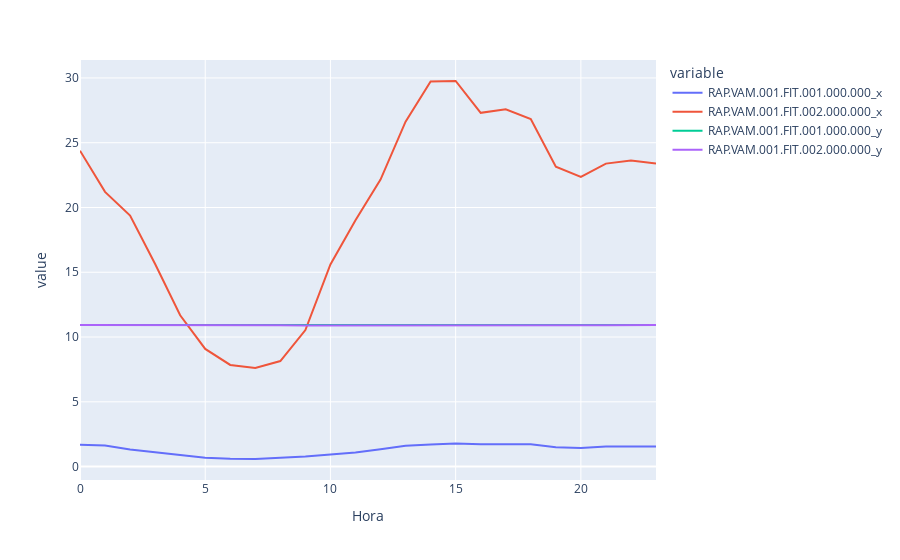

Source (notebook cell):
### Code cell
import plotly.express as px
import pandas as pd

df_melt = Uniao.melt(id_vars='Hora', value_vars=['RAP.VAM.001.FIT.001.000.000_x','RAP.VAM.001.FIT.002.000.000_x','RAP.VAM.001.FIT.001.000.000_y','RAP.VAM.001.FIT.002.000.000_y'])
fig =px.line(df_melt, x='Hora' , y='value' , color='variable')
fig.show()

### Figure 1 — Plotly figure (JSON) as saved in the notebook; plotly's stock layout.template omitted (floating-point values rounded to 4 significant figures)
{"data": [{"hovertemplate": "variable=RAP.VAM.001.FIT.001.000.000_x<br>Hora=%{x}<br>value=%{y}<extra></extra>", "legendgroup": "RAP.VAM.001.FIT.001.000.000_x", "line": {"color": "#636efa", "dash": "solid"}, "marker": {"symbol": "circle"}, "mode": "lines", "name": "RAP.VAM.001.FIT.001.000.000_x", "orientation": "v", "showlegend": true, "type": "scatter", "x": [0, 1, 2, 3, 4, 5, 6, 7, 8, 9, 10, 11, 12, 13, 14, 15, 16, 17, 18, 19, 20, 21, 22, 23], "xaxis": "x", "y": [1.69, 1.63, 1.32, 1.086, 0.885, 0.6767, 0.5982, 0.5836, 0.6533, 0.7718, 0.939, 1.082, 1.339, 1.605, 1.695, 1.777, 1.722, 1.75, 1.727, 1.49, 1.436, 1.549, 1.558, 1.553], "yaxis": "y"}, {"hovertemplate": "variable=RAP.VAM.001.FIT.002.000.000_x<br>Hora=%{x}<br>value=%{y}<extra></extra>", "legendgroup": "RAP.VAM.001.FIT.002.000.000_x", "line": {"color": "#EF553B", "dash": "solid"}, "marker": {"symbol": "circle"}, "mode": "lines", "name": "RAP.VAM.001.FIT.002.000.000_x", "orientation": "v", "showlegend": true, "type": "scatter", "x": [0, 1, 2, 3, 4, 5, 6, 7, 8, 9, 10, 11, 12, 13, 14, 15, 16, 17, 18, 19, 20, 21, 22, 23], "xaxis": "x", "y": [24.39, 21.21, 19.38, 15.63, 11.68, 9.084, 7.845, 7.607, 8.144, 10.54, 15.6, 19.02, 22.16, 26.63, 29.72, 29.77, 27.31, 27.59, 26.83, 23.14, 22.36, 23.39, 23.62, 23.4], "yaxis": "y"}, {"hovertemplate": "variable=RAP.VAM.001.FIT.001.000.000_y<br>Hora=%{x}<br>value=%{y}<extra></extra>", "legendgroup": "RAP.VAM.001.FIT.001.000.000_y", "line": {"color": "#00cc96", "dash": "solid"}, "marker": {"symbol": "circle"}, "mode": "lines", "name": "RAP.VAM.001.FIT.001.000.000_y", "orientation": "v", "showlegend": true, "type": "scatter", "x": [0, 1, 2, 3, 4, 5, 6, 7, 8, 9, 10, 11, 12, 13, 14, 15, 16, 17, 18, 19, 20, 21, 22, 23], "xaxis": "x", "y": [10.94, 10.94, 10.94, 10.94, 10.94, 10.93, 10.93, 10.93, 10.92, 10.91, 10.91, 10.91, 10.92, 10.92, 10.92, 10.92, 10.92, 10.92, 10.92, 10.92, 10.92, 10.93, 10.93, 10.94], "yaxis": "y"}, {"hovertemplate": "variable=RAP.VAM.001.FIT.002.000.000_y<br>Hora=%{x}<br>value=%{y}<extra></extra>", "legendgroup": "RAP.VAM.001.FIT.002.000.000_y", "line": {"color": "#ab63fa", "dash": "solid"}, "marker": {"symbol": "circle"}, "mode": "lines", "name": "RAP.VAM.001.FIT.002.000.000_y", "orientation": "v", "showlegend": true, "type": "scatter", "x": [0, 1, 2, 3, 4, 5, 6, 7, 8, 9, 10, 11, 12, 13, 14, 15, 16, 17, 18, 19, 20, 21, 22, 23], "xaxis": "x", "y": [10.93, 10.94, 10.94, 10.94, 10.94, 10.93, 10.92, 10.91, 10.9, 10.9, 10.89, 10.89, 10.9, 10.9, 10.9, 10.9, 10.9, 10.9, 10.9, 10.91, 10.91, 10.92, 10.92, 10.93], "yaxis": "y"}], "layout": {"legend": {"title": {"text": "variable"}, "tracegroupgap": 0}, "margin": {"t": 60}, "xaxis": {"anchor": "y", "domain": [0, 1], "title": {"text": "Hora"}}, "yaxis": {"anchor": "x", "domain": [0, 1], "title": {"text": "value"}}}}
